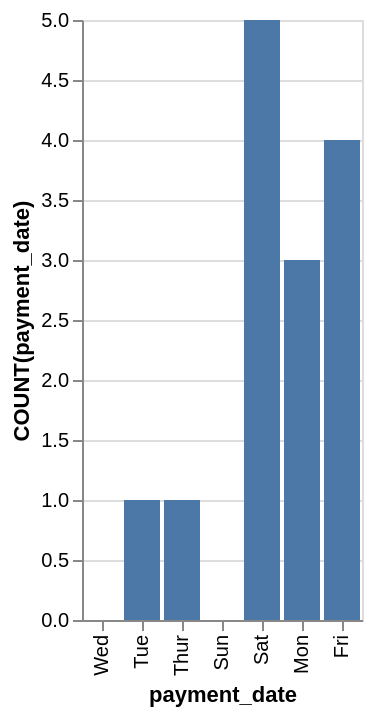

Vega-Lite specification stored for this chart:
### Vega-Lite specification from a JSON file in a GitHub repository (floating-point values rounded to 4 significant figures)
{"data": {"values": [{"x_data": "Mon", "y_data": 3}, {"x_data": "Tue", "y_data": 1}, {"x_data": "Wed", "y_data": 0}, {"x_data": "Thur", "y_data": 1}, {"x_data": "Fri", "y_data": 4}, {"x_data": "Sat", "y_data": 5}, {"x_data": "Sun", "y_data": 0}]}, "mark": "bar", "encoding": {"x": {"field": "x_data", "type": "nominal", "title": "payment_date", "sort": "descending"}, "y": {"field": "y_data", "type": "quantitative", "title": "COUNT(payment_date)"}}}
